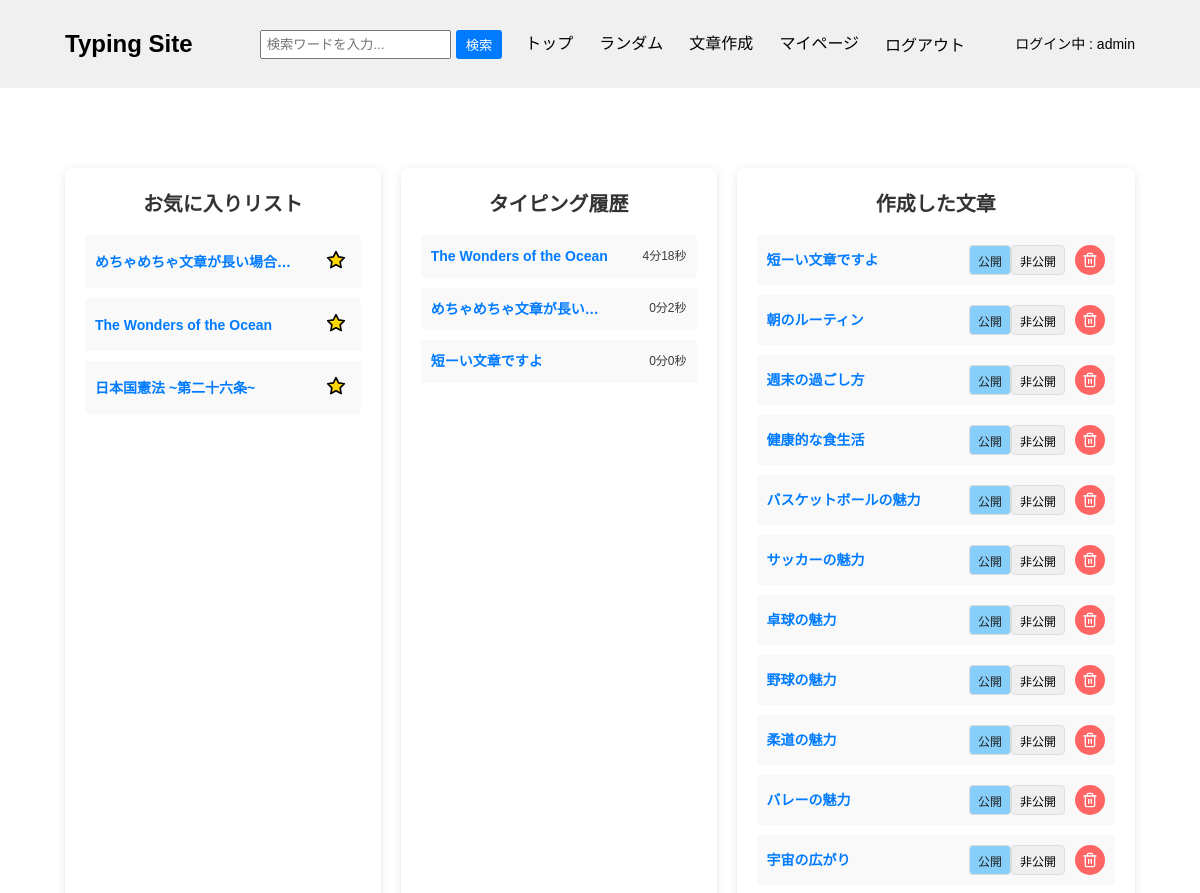
The app's page /content/mypage/admin/ (signed in, upper part), older data.
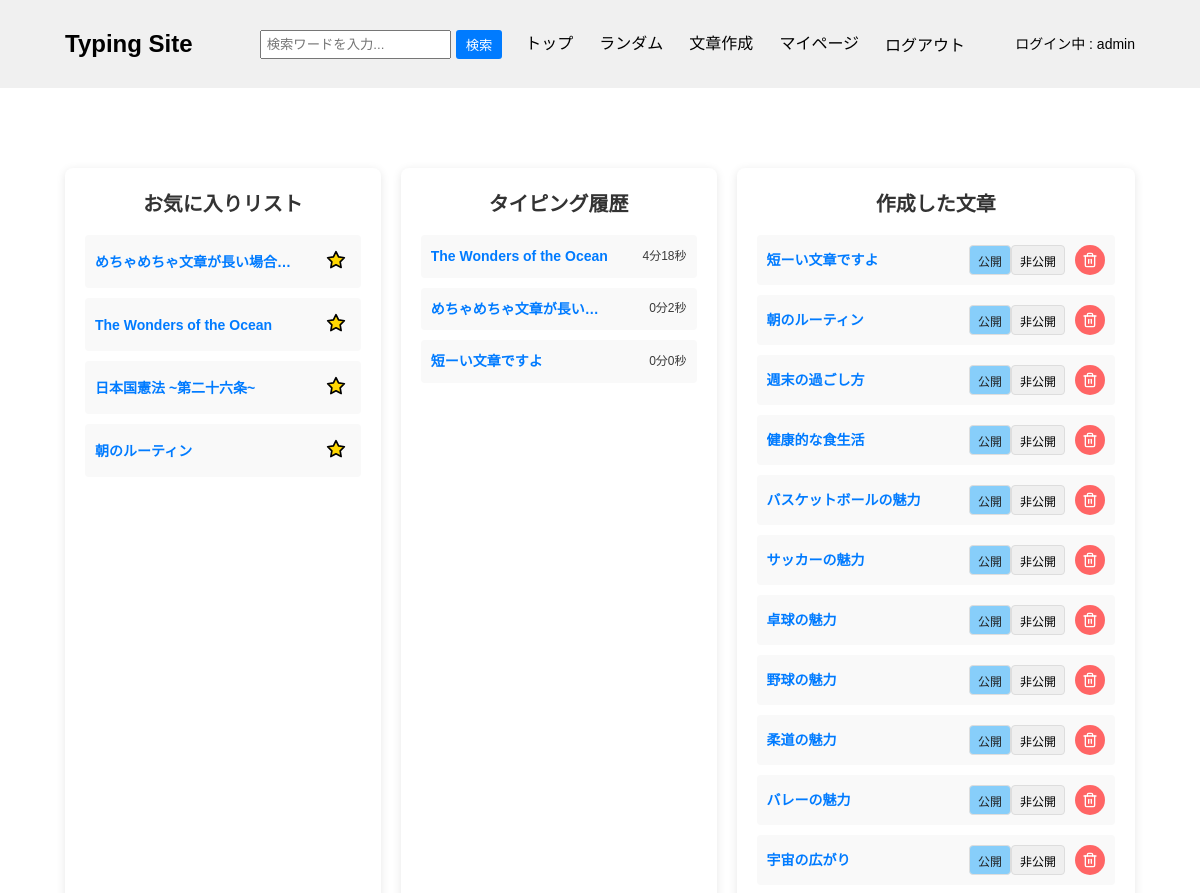
The same page, newer data.
### typingapp/models.py (models this page shows, shortened)
class Favorite(models.Model):
    user = models.ForeignKey(CustomUser, on_delete=models.CASCADE)
    title = models.ForeignKey(Content, on_delete=models.CASCADE)
    created_at = models.DateTimeField(auto_now_add=True)

class History(models.Model):
    user = models.ForeignKey(CustomUser, on_delete=models.CASCADE)
    title = models.ForeignKey(Content, on_delete=models.CASCADE)
    typing_time = models.IntegerField()

### contentapp/models.py (models this page shows)
class Content(models.Model):
    user = models.ForeignKey(
        settings.AUTH_USER_MODEL,
        on_delete=models.SET_NULL,
        null=True,
        blank=True
    )
    title = models.CharField(max_length=50, unique=True)
    sentence = models.TextField()
    category = models.ForeignKey(
        Category,
        on_delete=models.SET_NULL,
        null=True,
        blank=True,
    )
    is_public = models.BooleanField(default=True)
    play_count = models.IntegerField(default=0)
    created_at = models.DateTimeField(auto_now_add=True)
    def __str__(self):
        return self.title

### contentapp/views.py (the view, shortened to what this page needs)
# urls.py: path('mypage/<str:username>/', views.MyPageView.as_view(), name="mypage"),
class MyPageView(generic.TemplateView):
    template_name = "mypage.html"
    def get_context_data(self, **kwargs):
        context = super().get_context_data(**kwargs)
        context['my_content_list'] = Content.objects.filter(user=self.request.user)
        context['my_history_list'] = History.objects.filter(user=self.request.user)
        context['my_favorite_list'] = Favorite.objects.filter(user=self.request.user)
        return context

### templatetags/custom_filters.py (called while the page is built)
@register.filter
def format_duration(seconds):
    minutes = seconds // 60
    remaining_seconds = seconds % 60
    return f"{minutes}分{remaining_seconds}秒"

### contentapp/templates/mypage.html (shortened to what this page needs)
{% extends "base.html" %}
{% load custom_filters %}
{% block contents %}
<div class="mypage-list">
    <div class="left-list">
        <h1>お気に入りリスト</h1>
        {% for favorite in my_favorite_list %}
            <form method="post">
                <li>
                    <a href="{% url "typingapp:typing" favorite.title.pk %}" title="{{ favorite.title }}">{{ favorite.title }}</a>
                    <button type="submit" class="favorite-delete-btn" name="action" value="del_favorite" title="お気に入り削除">
                        <svg xmlns="http://www.w3.org/2000/svg" width="24" height="24" viewBox="0 0 24 24" fill="currentColor" stroke="currentColor" stroke-width="2" stroke-linecap="round" stroke-linejoin="round">
                            <polygon points="12 2 15.09 8.26 22 9.27 17 14.14 18.18 21.02 12 17.77 5.82 21.02 7 14.14 2 9.27 8.91 8.26 12 2"></polygon>
                        </svg>
                    </button>
                </li>
            </form>
        {% empty %}
            <p>お気に入りが登録されていません</p>
        {% endfor %}
    </div>
    <div class="center-list">
        <h1>タイピング履歴</h1>
        {% for history in my_history_list %}
            <li>
                <a href="{% url "typingapp:typing" history.title.pk %}" title="{{ history.title }}">{{ history.title }}</a>
                <span class="typing-time">{{ history.typing_time|format_duration }}</span>
            </li>
        {% empty %}
            <p>タイピング履歴が存在しません</p>
        {% endfor %}
    </div>
    <div class="right-list">
        <h1>作成した文章</h1>
        {% for content in my_content_list %}
            <form method="post">
                <li>
                    <a href="{% url "typingapp:typing" content.pk %}" title="{{ content.title }}">{{ content.title }}</a>
                    <div class="create-content-btn">
                        <div id="public-button">
                        {% if content.is_public %}
                            <button type="button" disabled>公開</button>
                            <button type="submit" name="action" value="set_private" title="非公開にする">非公開</button>
                        {% else %}
                            <button type="submit" name="action" value="set_public" title="公開にする">公開</button>
                            <button type="button" disabled>非公開</button>
                        {% endif %}
                        </div>
                        <button type="submit" name="action" value="delete_content" class="content-delete-btn" title="文章を削除">
                        </button>
                    </div>
                </li>
            </form>
        {% empty %}
            <p>作成した文章が存在しません</p>
        {% endfor %}
    </div>
</div>
{% endblock %}

Row changes from the older to the newer data that the page shows:
added Favorite: title "朝のルーティン"
